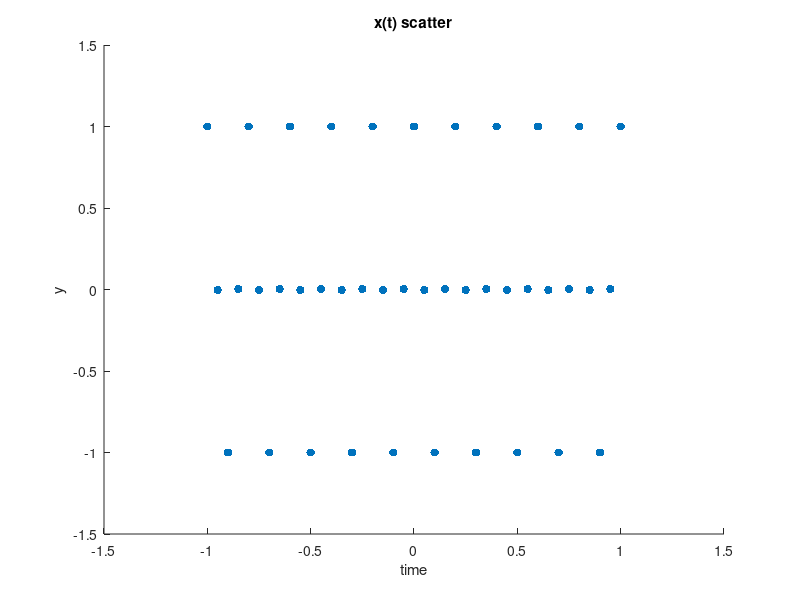
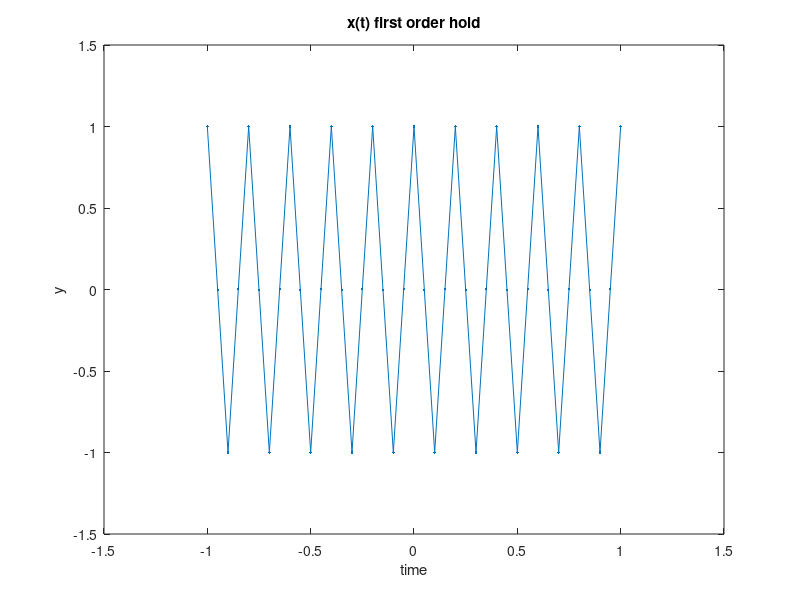

MATLAB code for these plots, in order: (Note: this script raises an error after producing the figures.)
%% Part one

fs = 20;
x = @(n) cos(1/fs * 10 *pi.*n + 0.001*pi);
n = -fs:fs-1;
n1 = -fs:fs;
%% a

figure;
set(gcf,'position',[0,0,1800,900]);
scatter(n1/fs,x(n1),"filled")
title("x(t) scatter");
xlabel("time");
ylabel("y")
ylim([-1.5,1.5]);
xlim([-1.5,1.5]);
figure;
set(gcf,'position',[0,0,1800,900]);
plot(n1/fs,x(n1), '.-', 'markersize', 6)
title("x(t) first order hold");
xlabel("time");
ylabel("y")
ylim([-1.5,1.5]);
xlim([-1.5,1.5]);
%% b

%fft_plot(fftshift(fft(x(n1))));
fft_plot(fftshift(fft(x(n))));
%% c

d = fdesign.lowpass('Fp,Fst,Ap,Ast',0.5,0.505,1,fs);
Hd = design(d,'equiripple');
%fvtool(Hd);
y = filter(Hd,x(n)) .* fs ;
freq = 0:(2*pi)/numel(n):pi;
xdft = fft(x(n));
ydft = fft(y);
figure;
set(gcf,'position',[0,0,1800,900]);
plot(freq,abs(xdft(1:length(x(n))/2+1)))
hold on
plot(freq,abs(ydft(1:length(y)/2+1)))
hold off
legend('Original Signal','Filtered Signal')
ylabel('Magnitude')
xlabel('Normalized Frequency (\times\pi rad/sample)')
title("not (matlab provided) low pass filter");
y = ifft(ifftshift(ydft));
figure;
set(gcf,'position',[0,0,1800,900]);
plot(n/fs,y,'.-', 'markersize', 6);
hold on
plot(n1/fs,x(n1), '.-', 'markersize', 6);
legend("filtered signal","main signal");
hold off;
shg;
ideal_filter = sinc(1/fs * 10 *pi.*n);
ideal_filter_f = @(t) sinc(1/fs * 10 *pi.*t);
t1 = -10:0.1:10;
set(gcf,'position',[0,0,1800,900]);
plot(t1,ideal_filter_f(t1));
title("ideal filter time domain")
fft_plot(fftshift(fft(ideal_filter_f(t1))));
convolved = conv(ideal_filter,x(n),"same") .* 20/25;
ydft = fft(convolved);
xdft = fft(x(n));
freq = 0:(2*pi)/numel(n):pi;
figure;
set(gcf,'position',[0,0,1800,900]);
plot(freq,abs(xdft(1:length(x(n))/2+1)))
hold on
plot(freq,abs(ydft(1:length(y)/2+1)))
hold off
legend('Original Signal','Filtered Signal')
ylabel('Magnitude')
xlabel('Normalized Frequency (\times\pi rad/sample)')
title("result of ideal low pass filter")

y = ifft(ifftshift(ydft));
figure;
set(gcf,'position',[0,0,1800,900]);
plot(n/fs,y,'.-', 'markersize', 6);
hold on
plot(n/fs,x(n), '.-', 'markersize', 6);
legend("filtered signal","main signal");
hold off;
%% d

x = @(n) cos(1/fs * 30 *pi.*n);
n = -fs:fs-1;
n1 = -fs:fs;
figure;
set(gcf,'position',[0,0,1800,900]);
scatter(n1/fs,x(n1),"filled")
title("x(t) scatter");
xlabel("time");
ylabel("y")
ylim([-1.5,1.5]);
xlim([-1.5,1.5]);
figure;
set(gcf,'position',[0,0,1800,900]);
plot(n1/fs,x(n1), '.-', 'markersize', 6)
title("x(t) first order hold");
xlabel("time");
ylabel("y")
ylim([-1.5,1.5]);
xlim([-1.5,1.5]);
shg;
%fft_plot(fftshift(fft(x(n1))));
fft_plot(fftshift(fft(x(n))));

y = filter(Hd,x(n)) .* fs ;
freq = 0:(2*pi)/numel(n):pi;
xdft = fft(x(n));
ydft = fft(y);
figure;
set(gcf,'position',[0,0,1800,900]);
plot(freq,abs(xdft(1:length(x(n))/2+1)))
hold on
plot(freq,abs(ydft(1:length(y)/2+1)))
hold off
legend('Original Signal','Filtered Signal')
ylabel('Magnitude')
xlabel('Normalized Frequency (\times\pi rad/sample)')
title("not ideal(matlab provoded) low pass filter");
y = ifft(ifftshift(ydft));
figure;
set(gcf,'position',[0,0,1800,900]);
plot(n/fs,y,'.-', 'markersize', 6);
hold on
plot(n1/fs,x(n1), '.-', 'markersize', 6);
legend("filtered signal","main signal");
hold off;
ideal_filter = sinc(1/fs * 10 *pi.*n) * 20/25;
convolved = conv(ideal_filter,x(n),"same");
ydft = fft(convolved);
xdft = fft(x(n));
Domega = (2*pi)/numel(n);
freq = 0:(2*pi)/numel(n):pi;
plot(freq,abs(xdft(1:length(x(n))/2+1)))
hold on
plot(freq,abs(ydft(1:length(y)/2+1)))
hold off
legend('Original Signal','Filtered Signal')
ylabel('Magnitude')
xlabel('Normalized Frequency (\times\pi rad/sample)')
title("result of ideal low pass filter")
y = ifft(ifftshift(ydft));
figure;
set(gcf,'position',[0,0,1800,900]);
plot(n/fs,y,'.-', 'markersize', 6);
hold on
plot(n/fs,x(n), '.-', 'markersize', 6);
legend("filtered signal","main signal");
hold off;
%%
fvtool(Hd,'Analysis','magnitude')
fvtool(Hd,'Analysis','phase')
%% Part Two

t0 = 0.1;
fc = 250;
alpha = 0.8;
m = @(t) sinc(100 .* t) .* (0<=t & t <= t0);
c = @(t) cos(2*pi*fc .* t);
u = @(t) (1+ alpha * m(t)) .* c(t);
u2 = @(t) m(t) .* c(t);
t = -0.05:0.0001:t0+0.05;
t2= 0:0.001:10*t0;
%fft_plot(fftshift(fft(c(t2))));
%% a

figure;
set(gcf,'position',[0,0,1800,900]);
plot(t,m(t));
title("sinc(100t)")
figure;
set(gcf,'position',[0,0,1800,900]);
plot(t,u2(t));
title("u = m(t)c(t)")

figure;
set(gcf,'position',[0,0,1800,900]);
plot(t,u(t));
title("u = (1+alpha * m(t))*c(t)")
%% b

%fft_plot(fftshift(fft(m(t2))));
fft_plot(fftshift(fft(m(t2))));
fft_plot(fftshift(fft(u2(t2))));
fft_plot(fftshift(fft(u(t2))));
spec(u(t2))
%% c

t0 = 0.4;
m = @(t) sinc(100 .* t) .* (0<=t & t <= t0);
c = @(t) cos(2*pi*fc .* t);
u = @(t) (1+ alpha * m(t)) .* c(t);
u2 = @(t) m(t) .* c(t);
t = -0.05:0.0001:t0+0.05;
t2= 0:0.001:10*t0;
%fft_plot(fftshift(fft(c(t2))));
figure;
set(gcf,'position',[0,0,1800,900]);
plot(t,m(t));
title("u = sinc(100t)")
figure;
set(gcf,'position',[0,0,1800,900]);
plot(t,u2(t));
title("u = m(t)*c(t)")
figure;
set(gcf,'position',[0,0,1800,900]);
plot(t,u(t));
title("u = (1+alpha * m(t))*c(t)")
fft_plot(fftshift(fft(m(t2))));
fft_plot(fftshift(fft(u2(t2))));
fft_plot(fftshift(fft(u(t2))));
spec(u2(t2))